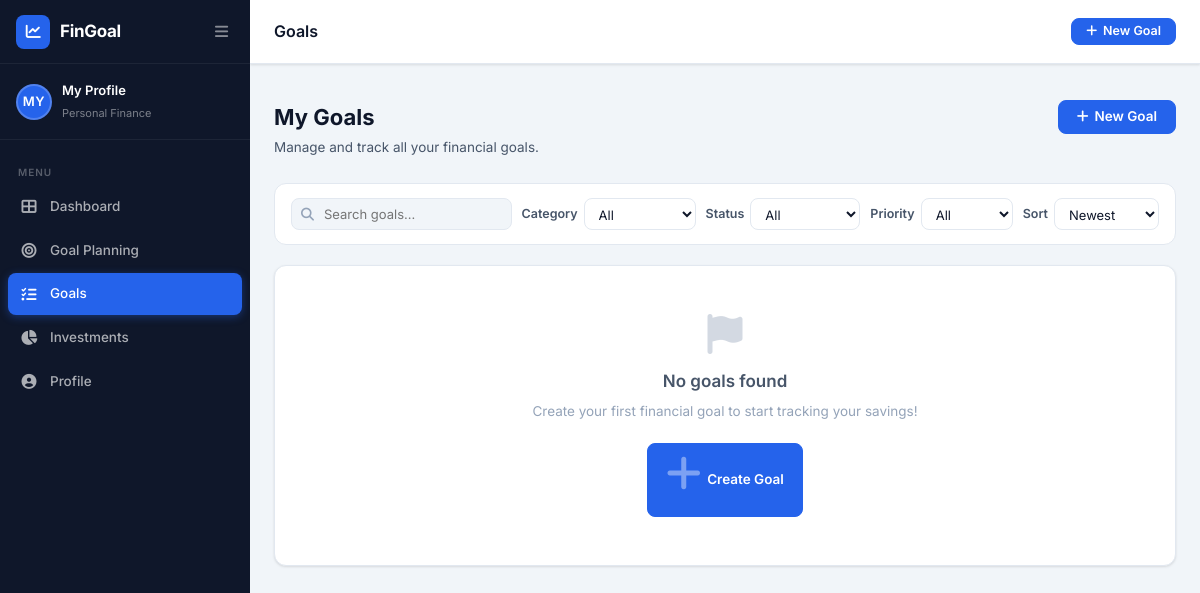
The app's page /goals, older data.
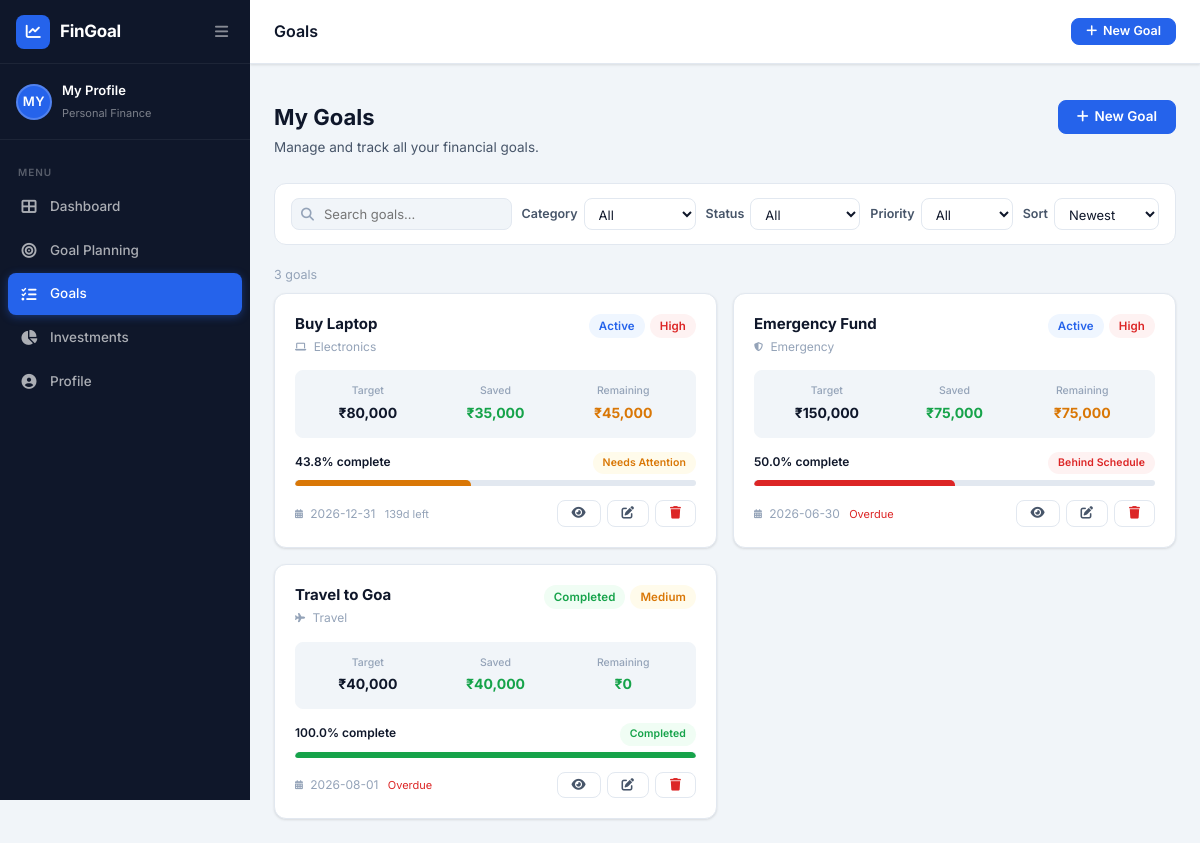
The same page, newer data.
### tables this page shows
CREATE TABLE profile (
    id                        INTEGER PRIMARY KEY AUTOINCREMENT,
    name                      TEXT    NOT NULL DEFAULT 'My Profile',
    email                     TEXT,
    phone                     TEXT,
    currency                  TEXT    NOT NULL DEFAULT '₹',
    monthly_saving_capacity   REAL    DEFAULT 0.0,
    monthly_investment_capacity REAL  DEFAULT 0.0,
    notes                     TEXT,
    created_at                TEXT    DEFAULT (datetime('now')),
    updated_at                TEXT    DEFAULT (datetime('now'))
);

CREATE TABLE goals (
    id              INTEGER PRIMARY KEY AUTOINCREMENT,
    goal_name       TEXT    NOT NULL,
    goal_type       TEXT,
    description     TEXT,
    target_amount   REAL    NOT NULL DEFAULT 0.0,
    current_amount  REAL    NOT NULL DEFAULT 0.0,
    start_date      TEXT,
    target_date     TEXT,
    category        TEXT    DEFAULT 'Personal',
    priority        TEXT    DEFAULT 'Medium',
    status          TEXT    NOT NULL DEFAULT 'Active',
    notes           TEXT,
    created_at      TEXT    DEFAULT (datetime('now')),
    updated_at      TEXT    DEFAULT (datetime('now'))
);

### app.py (the view)
@app.route('/goals')
def goals_list():
    db     = get_db()
    search   = request.args.get('search', '').strip()
    category = request.args.get('category', '')
    status   = request.args.get('status', '')
    priority = request.args.get('priority', '')
    sort     = request.args.get('sort', 'newest')
    query  = "SELECT * FROM goals WHERE 1=1"
    params = []
    if search:
        query += " AND goal_name LIKE ?"
        params.append(f'%{search}%')
    if category:
        query += " AND category = ?"
        params.append(category)
    if status:
        query += " AND status = ?"
        params.append(status)
    if priority:
        query += " AND priority = ?"
        params.append(priority)
    sort_map = {
        'newest':     'created_at DESC',
        'oldest':     'created_at ASC',
        'deadline':   'target_date ASC',
        'amount_high':'target_amount DESC',
        'amount_low': 'target_amount ASC',
        'progress':   'current_amount DESC',
    }
    query += f" ORDER BY {sort_map.get(sort, 'created_at DESC')}"
    goals = [process_goal(r) for r in db.execute(query, params).fetchall()]
    return render_template('goals.html',
                           goals=goals,
                           categories=CATEGORIES, priorities=PRIORITIES, statuses=STATUSES,
                           search=search, selected_category=category,
                           selected_status=status, selected_priority=priority,
                           selected_sort=sort)

### app.py (called while the page is built)
def get_db():
    if 'db' not in g:
        g.db = sqlite3.connect(app.config['DATABASE'])
        g.db.row_factory = sqlite3.Row
        g.db.execute("PRAGMA foreign_keys = ON")
    return g.db

@app.context_processor
def inject_globals():
    try:
        db      = get_db()
        profile = db.execute("SELECT * FROM profile WHERE id = 1").fetchone()
        if profile:
            profile = dict(profile)
        else:
            profile = {'id': 1, 'name': 'My Profile', 'currency': '₹',
                       'monthly_saving_capacity': 0, 'monthly_investment_capacity': 0}
    except Exception:
        profile = {'id': 1, 'name': 'My Profile', 'currency': '₹',
                   'monthly_saving_capacity': 0, 'monthly_investment_capacity': 0}
    return {'profile': profile}

def _parse_date(s):
    if not s:
        return None
    for fmt in ('%Y-%m-%d', '%d-%m-%Y', '%d/%m/%Y'):
        try:
            return datetime.strptime(s, fmt).date()
        except ValueError:
            continue
    return None

### templates/goals.html (shortened to what this page needs)
{% extends "base.html" %}
{% block page_title %}Goals{% endblock %}
{% block content %}
<div class="page-header">
  <div class="page-header-left">
    <h1>My Goals</h1>
    <p>Manage and track all your financial goals.</p>
  </div>
  <div class="page-header-right">
    <a href="{{ url_for('goal_planning') }}" class="btn btn-primary">
      <i class="fas fa-plus"></i> New Goal
    </a>
  </div>
</div>
<form method="GET" id="filterForm">
  <div class="filters-bar">
    <div class="search-input-wrap">
      <i class="fas fa-search"></i>
      <input type="text" name="search" class="search-input"
             placeholder="Search goals..." value="{{ search }}"
             oninput="document.getElementById('filterForm').submit()" />
    </div>
    <div class="filter-group">
      <label>Category</label>
      <select name="category" class="filter-select" onchange="this.form.submit()">
        <option value="">All</option>
      </select>
    </div>
    <div class="filter-group">
      <label>Status</label>
      <select name="status" class="filter-select" onchange="this.form.submit()">
        <option value="">All</option>
      </select>
    </div>
    <div class="filter-group">
      <label>Priority</label>
      <select name="priority" class="filter-select" onchange="this.form.submit()">
        <option value="">All</option>
      </select>
    </div>
    <div class="filter-group">
      <label>Sort</label>
      <select name="sort" class="filter-select" onchange="this.form.submit()">
        <option value="newest"     {% if selected_sort == 'newest' %}selected{% endif %}>Newest</option>
      </select>
    </div>
  </div>
</form>
{% if goals %}
  <div class="mb-8 text-sm text-muted">{{ goals|length }} goal{{ 's' if goals|length != 1 }}</div>
  <div class="goals-grid">
    {% for goal in goals %}
    <div class="goal-card">
      <div class="goal-card-header">
        <div>
          <div class="goal-card-title">{{ goal.goal_name }}</div>
          <div class="goal-card-category">
            {{ goal.category }}
          </div>
        </div>
        <div class="goal-card-badges">
          <span class="badge badge-{{ goal.status_class }}">{{ goal.status }}</span>
          <span class="badge badge-{{ goal.priority_class }}">{{ goal.priority }}</span>
        </div>
      </div>
      <div class="goal-card-amounts">
        <div class="goal-amt-item">
          <div class="goal-amt-label">Target</div>
          <div class="goal-amt-value">₹{{ "{:,.0f}".format(goal.target_amount) }}</div>
        </div>
        <div class="goal-amt-item">
          <div class="goal-amt-label">Saved</div>
          <div class="goal-amt-value green">₹{{ "{:,.0f}".format(goal.current_amount) }}</div>
        </div>
        <div class="goal-amt-item">
          <div class="goal-amt-label">Remaining</div>
          <div class="goal-amt-value {% if goal.remaining_amount > 0 %}orange{% else %}green{% endif %}">
            ₹{{ "{:,.0f}".format(goal.remaining_amount) }}
          </div>
        </div>
      </div>
      <div>
        <div class="progress-info">
          <span class="progress-pct">{{ goal.progress_percentage }}% complete</span>
          <span class="badge badge-{{ goal.smart_status_class }}" style="font-size:10.5px;">{{ goal.smart_status }}</span>
        </div>
        <div class="progress-bar-bg progress-bar-lg">
          <div class="progress-bar-fill {% if goal.progress_percentage >= 100 %}green{% elif goal.smart_status == 'Behind Schedule' %}red{% elif goal.smart_status == 'Needs Attention' %}orange{% endif %}"
               style="width:{{ goal.progress_percentage }}%"></div>
        </div>
      </div>
      <div class="goal-card-footer">
        <div class="goal-card-date">
          {% if goal.target_date %}
            {{ goal.target_date }}
            {% if goal.days_left is not none %}
              <span style="margin-left:6px;font-size:11px;color:{% if goal.days_left < 0 %}var(--danger){% elif goal.days_left < 30 %}var(--warning){% else %}var(--text-muted){% endif %};">
                {% if goal.days_left < 0 %}Overdue{% elif goal.days_left == 0 %}Due today{% else %}{{ goal.days_left }}d left{% endif %}
              </span>
            {% endif %}
          {% else %}
            <span class="text-muted">No deadline</span>
          {% endif %}
        </div>
        <div class="goal-card-actions">
          <a href="{{ url_for('goal_detail', goal_id=goal.id) }}" class="btn btn-outline btn-sm" title="View">
            <i class="fas fa-eye"></i>
          </a>
          <a href="{{ url_for('edit_goal', goal_id=goal.id) }}" class="btn btn-outline btn-sm" title="Edit">
            <i class="fas fa-edit"></i>
          </a>
          <button class="btn btn-outline btn-sm" title="Delete"
                  onclick="confirmDelete({{ goal.id }}, '{{ goal.goal_name|replace("'","\\'")|replace('"','\\"') }}')">
            <i class="fas fa-trash" style="color:var(--danger);"></i>
          </button>
        </div>
      </div>
    </div>
    {% endfor %}
  </div>
{% else %}
  <div class="card">
    <div class="empty-state">
      <i class="fas fa-flag"></i>
      <h3>No goals found</h3>
      {% if search or selected_category or selected_status or selected_priority %}
        <p>Try adjusting your filters.</p>
        <a href="{{ url_for('goals_list') }}" class="btn btn-outline">Clear Filters</a>
      {% else %}
        <p>Create your first financial goal to start tracking your savings!</p>
        <a href="{{ url_for('goal_planning') }}" class="btn btn-primary">
          <i class="fas fa-plus"></i> Create Goal
        </a>
      {% endif %}
    </div>
  </div>
{% endif %}
{% endblock %}

### templates/base.html (shortened to what this page needs)
<!DOCTYPE html>
<html lang="en">
<head>
  <link rel="stylesheet" href="https://cdnjs.cloudflare.com/ajax/libs/font-awesome/6.5.0/css/all.min.css" />
  <link rel="stylesheet" href="{{ url_for('static', filename='css/style.css') }}" />
</head>
<body>
<nav class="sidebar" id="sidebar">
  <div class="sidebar-header">
    <a href="{{ url_for('dashboard') }}" class="sidebar-logo">
      <div class="logo-icon"><i class="fas fa-chart-line"></i></div>
      <span class="logo-text">FinGoal</span>
    </a>
    <button class="sidebar-toggle-btn" id="sidebarToggle" aria-label="Toggle sidebar">
      <i class="fas fa-bars"></i>
    </button>
  </div>
  <div class="sidebar-user">
    <div class="sidebar-avatar-initials">
      {{ (profile.name or 'FG')[:2].upper() }}
    </div>
    <div class="sidebar-user-info">
      <span class="sidebar-user-name">{{ profile.name or 'My Profile' }}</span>
      <span class="sidebar-user-role">Personal Finance</span>
    </div>
  </div>
  <ul class="sidebar-nav">
    <li class="nav-section-label">MENU</li>
    <li>
      <a href="{{ url_for('dashboard') }}"
         class="nav-link {% if request.endpoint == 'dashboard' %}active{% endif %}">
        <i class="fas fa-th-large"></i><span>Dashboard</span>
      </a>
    </li>
    <li>
      <a href="{{ url_for('goal_planning') }}"
         class="nav-link {% if request.endpoint == 'goal_planning' %}active{% endif %}">
        <i class="fas fa-bullseye"></i><span>Goal Planning</span>
      </a>
    </li>
    <li>
      <a href="{{ url_for('goals_list') }}"
         class="nav-link {% if request.endpoint in ['goals_list','goal_detail','edit_goal'] %}active{% endif %}">
        <i class="fas fa-list-check"></i><span>Goals</span>
      </a>
    </li>
    <li>
      <a href="{{ url_for('investments_list') }}"
         class="nav-link {% if request.endpoint in ['investments_list','investment_new','investment_edit'] %}active{% endif %}">
        <i class="fas fa-chart-pie"></i><span>Investments</span>
      </a>
    </li>
    <li>
      <a href="{{ url_for('profile') }}"
         class="nav-link {% if request.endpoint == 'profile' %}active{% endif %}">
        <i class="fas fa-user-circle"></i><span>Profile</span>
      </a>
    </li>
  </ul>
</nav>
<div class="main-wrapper" id="mainWrapper">
  <header class="topbar">
    <div class="topbar-title">{% block page_title %}{% endblock %}</div>
    <div class="topbar-actions">
      <a href="{{ url_for('goal_planning') }}" class="btn btn-primary btn-sm">
        <i class="fas fa-plus"></i> New Goal
      </a>
    </div>
  </header>
  <div class="flash-container" id="flashContainer">
  </div>
  <main class="main-content">
    {% block content %}{% endblock %}
  </main>
</div>
</body>
</html>

Row changes from the older to the newer data that the page shows:
added profile: name "MY", name "My Profile"
added goals: goal_name "Buy Laptop", category "Electronics", status "Active", priority "High", target_amount "80,000", current_amount "35,000", remaining_amount "45,000", progress_percentage "43.8", smart_status "Needs Attention", target_date "2026-12-31", days_left "139"
added goals: goal_name "Emergency Fund", category "Emergency", status "Active", priority "High", target_amount "150,000", current_amount "75,000", remaining_amount "75,000", progress_percentage "50.0", smart_status "Behind Schedule", target_date "2026-06-30", shows "Overdue"
added goals: goal_name "Travel to Goa", category "Travel", status "Completed", priority "Medium", target_amount "40,000", current_amount "40,000", remaining_amount "0", progress_percentage "100.0", smart_status "Completed", target_date "2026-08-01", shows "Overdue"
Text that changed along with them:
{{ goals|length }}: (not shown) → "3"
{{ 's' if goals|length != 1 }}: (not shown) → "s"
{{ (profile.name or 'FG')[:2].upper() }}: "MY" → (not shown)
{{ profile.name or 'My Profile' }}: "My Profile" → (not shown)
text no longer shown: "No goals found Create your first financial goal to start tracking your savings! Create Goal"
text now shown: "goal"
